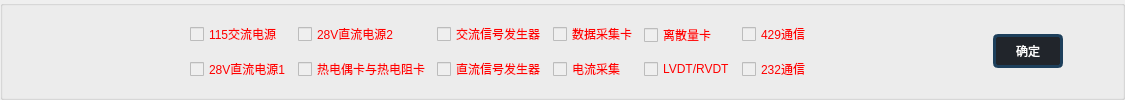
     <widget class="QGroupBox" name="groupBox">
      <property name="styleSheet">
       <string notr="true">QCheckBox{
color: rgb(255, 255, 255);
};
</string>
      </property>
      <property name="title">
       <string/>
      </property>
      <layout class="QHBoxLayout" name="horizontalLayout_4">
       <item>
        <spacer name="horizontalSpacer">
         <property name="orientation">
          <enum>Qt::Horizontal</enum>
         </property>
         <property name="sizeHint" stdset="0">
          <size>
           <width>176</width>
           <height>20</height>
          </size>
         </property>
        </spacer>
       </item>
       <item>
        <layout class="QHBoxLayout" name="horizontalLayout">
         <item>
          <layout class="QVBoxLayout" name="verticalLayout_3">
           <item>
            <widget class="QCheckBox" name="cb_ins_115ac">
             <property name="enabled">
              <bool>false</bool>
             </property>
             <property name="styleSheet">
              <string notr="true">QCheckBox{

color:white;
font: 75 14pt &quot;Arial&quot;;
}
QCheckBox:unchecked{
	color:red;
}
QCheckBox:checked{
	color:rgb(0, 170, 0);
}</string>
             </property>
             <property name="text">
              <string>115交流电源</string>
             </property>
            </widget>
           </item>
           <item>
            <widget class="QCheckBox" name="cb_ins_28dc1">
             <property name="enabled">
              <bool>false</bool>
             </property>
             <property name="styleSheet">
              <string notr="true">QCheckBox{

color:white;
font: 75 14pt &quot;Arial&quot;;
}
QCheckBox:unchecked{
	color:red;
}
QCheckBox:checked{
	color:rgb(0, 170, 0);
}</string>
             </property>
             <property name="text">
              <string>28V直流电源1</string>
             </property>
            </widget>
           </item>
          </layout>
         </item>
         <item>
          <layout class="QVBoxLayout" name="verticalLayout_13">
           <item>
            <widget class="QCheckBox" name="cb_ins_28dc2">
             <property name="enabled">
              <bool>false</bool>
             </property>
             <property name="styleSheet">
              <string notr="true">QCheckBox{

color:white;
font: 75 14pt &quot;Arial&quot;;
}
QCheckBox:unchecked{
	color:red;
}
QCheckBox:checked{
	color:rgb(0, 170, 0);
}</string>
             </property>
             <property name="text">
              <string>28V直流电源2</string>
             </property>
            </widget>
           </item>
           <item>
            <widget class="QCheckBox" name="cb_ins_card">
             <property name="enabled">
              <bool>false</bool>
             </property>
             <property name="styleSheet">
              <string notr="true">QCheckBox{

color:white;
font: 75 14pt &quot;Arial&quot;;
}
QCheckBox:unchecked{
	color:red;
}
QCheckBox:checked{
	color:rgb(0, 170, 0);
}</string>
             </property>
             <property name="text">
              <string>热电偶卡与热电阻卡</string>
             </property>
            </widget>
           </item>
          </layout>
         </item>
         <item>
          <layout class="QVBoxLayout" name="verticalLayout_9">
           <item>
            <widget class="QCheckBox" name="cb_ins_asg">
             <property name="enabled">
              <bool>false</bool>
             </property>
             <property name="styleSheet">
              <string notr="true">QCheckBox{

color:white;
font: 75 14pt &quot;Arial&quot;;
}
QCheckBox:unchecked{
	color:red;
}
QCheckBox:checked{
	color:rgb(0, 170, 0);
}</string>
             </property>
             <property name="text">
              <string>交流信号发生器</string>
             </property>
            </widget>
           </item>
           <item>
            <widget class="QCheckBox" name="cb_ins_dsg">
             <property name="enabled">
              <bool>false</bool>
             </property>
             <property name="styleSheet">
              <string notr="true">QCheckBox{

color:white;
font: 75 14pt &quot;Arial&quot;;
}
QCheckBox:unchecked{
	color:red;
}
QCheckBox:checked{
	color:rgb(0, 170, 0);
}</string>
             </property>
             <property name="text">
              <string>直流信号发生器</string>
             </property>
            </widget>
           </item>
          </layout>
         </item>
         <item>
          <layout class="QVBoxLayout" name="verticalLayout_11">
           <item>
            <widget class="QCheckBox" name="cb_ins_dataget">
             <property name="enabled">
              <bool>false</bool>
             </property>
             <property name="styleSheet">
              <string notr="true">QCheckBox{

color:white;
font: 75 14pt &quot;Arial&quot;;
}
QCheckBox:unchecked{
	color:red;
}
QCheckBox:checked{
	color:rgb(0, 170, 0);
}</string>
             </property>
             <property name="text">
              <string>数据采集卡</string>
             </property>
            </widget>
           </item>
           <item>
            <widget class="QCheckBox" name="cb_ins_currget">
             <property name="enabled">
              <bool>false</bool>
             </property>
             <property name="styleSheet">
              <string notr="true">QCheckBox{

color:white;
font: 75 14pt &quot;Arial&quot;;
}
QCheckBox:unchecked{
	color:red;
}
QCheckBox:checked{
	color:rgb(0, 170, 0);
}</string>
             </property>
             <property name="text">
              <string>电流采集</string>
             </property>
            </widget>
           </item>
          </layout>
         </item>
         <item>
          <layout class="QVBoxLayout" name="verticalLayout_10">
           <item>
            <widget class="QCheckBox" name="cb_ins_dcard">
             <property name="enabled">
              <bool>false</bool>
             </property>
             <property name="styleSheet">
              <string notr="true">QCheckBox{

color:white;
font: 75 14pt &quot;Arial&quot;;
}
QCheckBox:unchecked{
	color:red;
}
QCheckBox:checked{
	color:rgb(0, 170, 0);
}</string>
             </property>
             <property name="text">
              <string>离散量卡</string>
             </property>
            </widget>
           </item>
           <item>
            <widget class="QCheckBox" name="cb_ins_LR">
             <property name="enabled">
              <bool>false</bool>
             </property>
             <property name="styleSheet">
              <string notr="true">QCheckBox{

color:white;
font: 75 14pt &quot;Arial&quot;;
}
QCheckBox:unchecked{
	color:red;
}
QCheckBox:checked{
	color:rgb(0, 170, 0);
}</string>
             </property>
             <property name="text">
              <string>LVDT/RVDT</string>
             </property>
            </widget>
           </item>
          </layout>
         </item>
         <item>
          <layout class="QVBoxLayout" name="verticalLayout_12">
           <item>
            <widget class="QCheckBox" name="cb_ins_429">
             <property name="enabled">
              <bool>false</bool>
             </property>
             <property name="styleSheet">
              <string notr="true">QCheckBox{

color:white;
font: 75 14pt &quot;Arial&quot;;
}
QCheckBox:unchecked{
	color:red;
}
QCheckBox:checked{
	color:rgb(0, 170, 0);
}</string>
             </property>
             <property name="text">
              <string>429通信</string>
             </property>
            </widget>
           </item>
           <item>
            <widget class="QCheckBox" name="cb_ins_232">
             <property name="enabled">
              <bool>false</bool>
             </property>
             <property name="styleSheet">
              <string notr="true">QCheckBox{

color:white;
font: 75 14pt &quot;Arial&quot;;
}
QCheckBox:unchecked{
	color:red;
}
QCheckBox:checked{
	color:rgb(0, 170, 0);
}</string>
             </property>
             <property name="text">
              <string>232通信</string>
             </property>
            </widget>
           </item>
          </layout>
         </item>
        </layout>
       </item>
       <item>
        <spacer name="horizontalSpacer_2">
         <property name="orientation">
          <enum>Qt::Horizontal</enum>
         </property>
         <property name="sizeHint" stdset="0">
          <size>
           <width>175</width>
           <height>20</height>
          </size>
         </property>
        </spacer>
       </item>
       <item>
        <widget class="QPushButton" name="pb_ins_confirm">
         <property name="styleSheet">
          <string notr="true">QPushButton{
background-color:rgb(33,37,43);
color:white;
font: 14pt &quot;Arial&quot;;
border:3px solid rgb(29,63,91);
border-radius:5px;
padding-right:20px;
padding-left:20px;
padding-top:5px;
padding-bottom:5px;}


QPushButton:hover{
font-size:17pt;
font-weight:bold;
border-width:4px;
border-radius:5px;
padding-right:0px;
padding-left:0px;
padding-top:5px;
padding-bottom:5px;
}

QPushButton:pressed{
color:rgb(85, 170, 255);
}</string>
         </property>
         <property name="text">
          <string>确定</string>
         </property>
        </widget>
       </item>
       <item>
        <spacer name="horizontalSpacer_3">
         <property name="orientation">
          <enum>Qt::Horizontal</enum>
         </property>
         <property name="sizeHint" stdset="0">
          <size>
           <width>48</width>
           <height>20</height>
          </size>
         </property>
        </spacer>
       </item>
      </layout>
     </widget>
